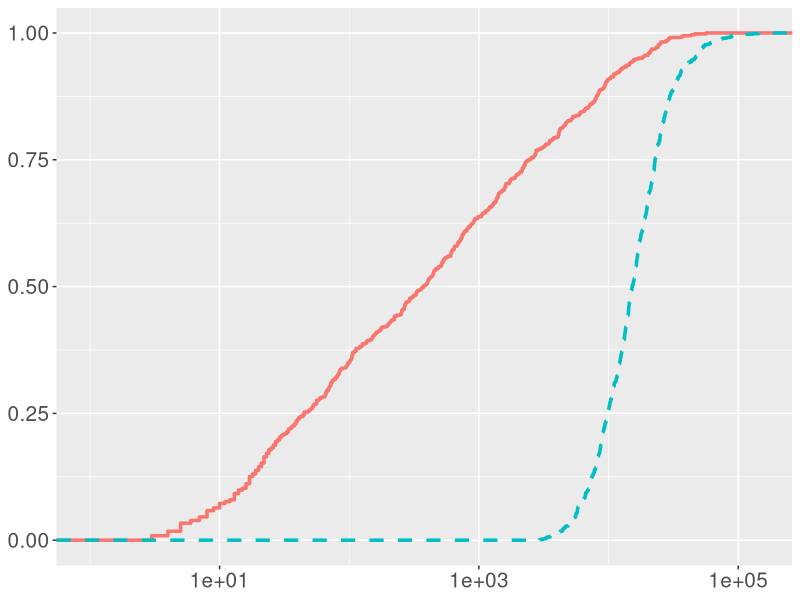
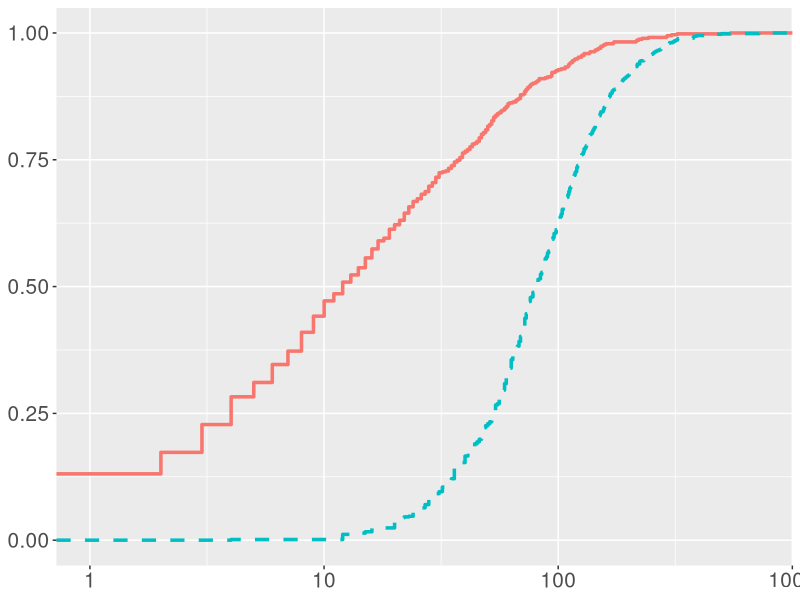
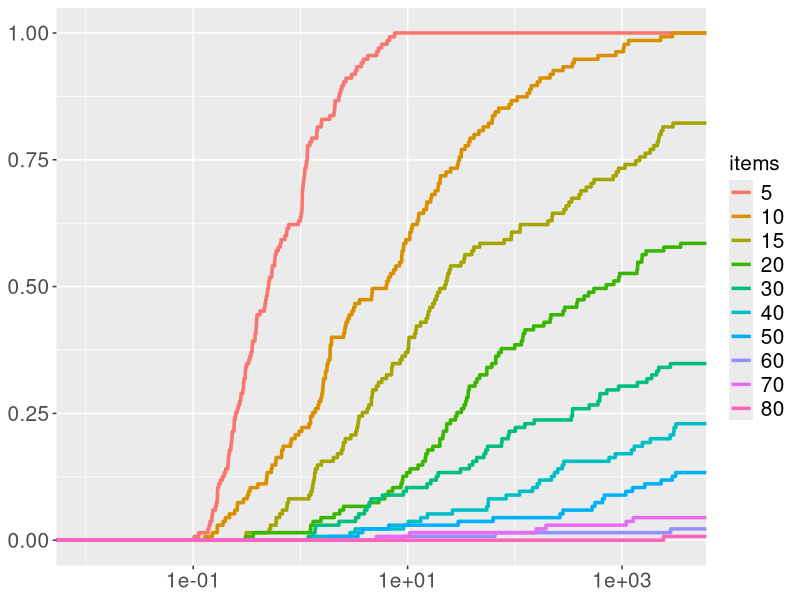
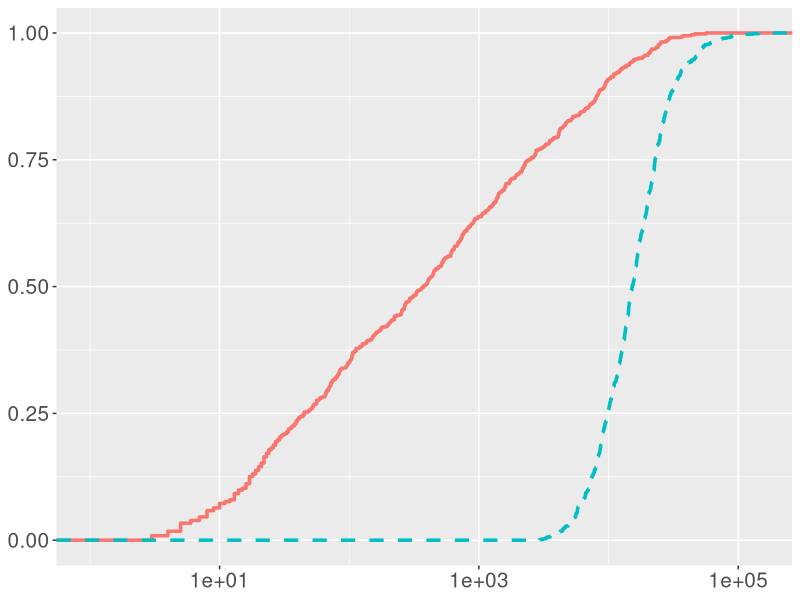
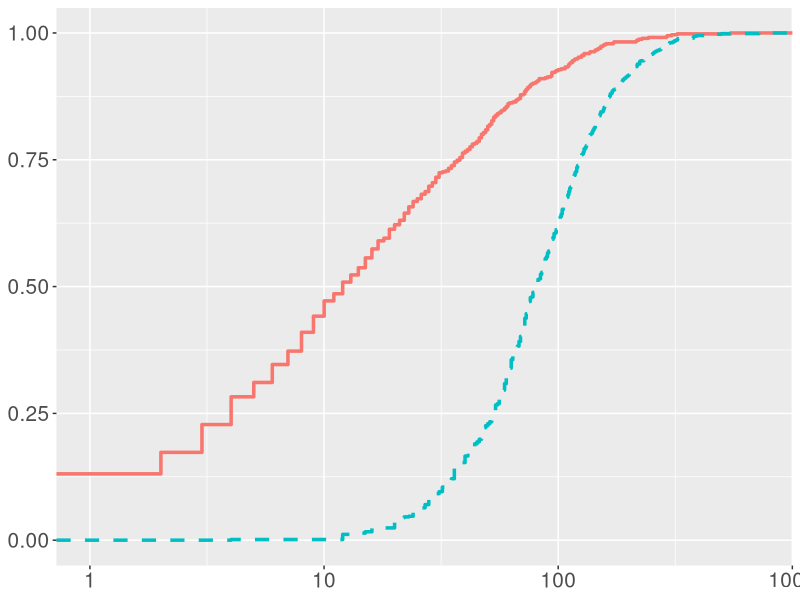
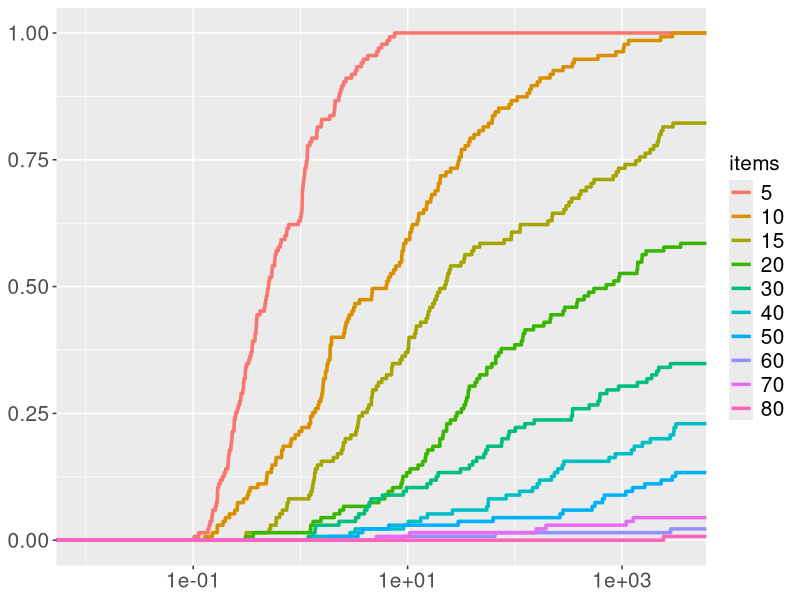

Here is the R script that generated these plots, in order:
library(ggplot2)
library(stringr)

res <- read.csv2(file="results.csv", sep = ",", dec = ".")

time_limit = 3600
res[res$SOLVE_STATUS == "TIME_LIMIT_REACHED","TIME"] <- 2*time_limit


sub1 <- res[res$SOLVE_STATUS == "SOLUTION_FOUND" | res$SOLVE_STATUS == "NO_SOLUTION_FOUND","NODE_EXPLORED"]
sub2 <- res[res$SOLVE_STATUS == "TIME_LIMIT_REACHED","NODE_EXPLORED"]
max_nodes <- max(res$NODE_EXPLORED)
data_ECDF_general <- data.frame(x = c(sub1,sub2), Instances = factor(c(rep(0,length(sub1)),rep(1,length(sub2))), 0:1, labels = list("unsolved","solved")))
ggplot(data_ECDF_general, aes(x=x,col=Instances,linetype=Instances)) +
  scale_linetype_manual(breaks=c("unsolved","solved"),values=c(1,2)) +
  scale_x_continuous(trans = 'log10') + 
  coord_cartesian(xlim = c(1,max_nodes), expand = TRUE) +
  stat_ecdf(linewidth=1.2) + theme(legend.text = element_text(size=15), legend.title = element_text(size=15), axis.text=element_text(size=15), legend.position="none", axis.title.x = element_blank(), axis.title.y = element_blank())
ggsave("ECDF_NODE_all_instances.pdf", width = 4, height = 3.4)

sub1 <- res[res$SOLVE_STATUS == "SOLUTION_FOUND" | res$SOLVE_STATUS == "NO_SOLUTION_FOUND","CUTS_ADDED"] + 0.01
sub2 <- res[res$SOLVE_STATUS == "TIME_LIMIT_REACHED","CUTS_ADDED"] + 0.01
max_cuts <- max(res$CUTS_ADDED)
data_ECDF_general <- data.frame(x = c(sub1,sub2), Instances = factor(c(rep(0,length(sub1)),rep(1,length(sub2))), 0:1, labels = list("unsolved","solved")))
ggplot(data_ECDF_general, aes(x=x,col=Instances,linetype=Instances)) +
  scale_linetype_manual(breaks=c("unsolved","solved"),values=c(1,2)) +
  scale_x_continuous(trans = 'log10') + 
  coord_cartesian(xlim = c(1,max_cuts), expand = TRUE) +
  stat_ecdf(linewidth=1.2) + theme(legend.text = element_text(size=15), legend.title = element_text(size=15), axis.text=element_text(size=15), legend.position="none", axis.title.x = element_blank(), axis.title.y = element_blank())
ggsave("ECDF_CUT_all_instances.pdf", width = 4, height = 3.4)

res_items <- res
sub1 <- res_items[grep("[234]-5-[258]",res_items$FILENAME),"TIME"]
sub2 <- res_items[grep("10-",res_items$FILENAME),"TIME"]
sub3 <- res_items[grep("15",res_items$FILENAME),"TIME"]
sub4 <- res_items[grep("20",res_items$FILENAME),"TIME"]
sub5 <- res_items[grep("30",res_items$FILENAME),"TIME"]
sub6 <- res_items[grep("40",res_items$FILENAME),"TIME"]
sub7 <- res_items[grep("50",res_items$FILENAME),"TIME"]
sub8 <- res_items[grep("60",res_items$FILENAME),"TIME"]
sub9 <- res_items[grep("70",res_items$FILENAME),"TIME"]
sub10 <- res_items[grep("80",res_items$FILENAME),"TIME"]
sub2set_items <- data.frame(x = c(sub1,sub2,sub3,sub4,sub5,sub6,sub7,sub8,sub9,sub10), items = gl(10,length(sub1), labels = list(5,10,15,20,30,40,50,60,70,80)))
ggplot(sub2set_items, aes(x=x,col=items)) +
  stat_ecdf(linewidth=1.2) + theme(legend.text = element_text(size=15), legend.title = element_text(size=15), axis.text=element_text(size=15), axis.title.x = element_blank(), axis.title.y = element_blank()) + 
  scale_x_continuous(trans = 'log10') +
  coord_cartesian(xlim = c(0.01,time_limit*0.9), expand = TRUE) +
  labs(x = "Computation time", y = "ECDF")
ggsave("ECDF_items.pdf", width = 4, height = 3.4)


print("proportion of instances solved in less than 1 second:")
count_solved_1sec <- nrow(res[res$SOLVE_STATUS == "SOLUTION_FOUND" & res$TIME <= 1,]) + nrow(res[res$SOLVE_STATUS == "NO_SOLUTION_FOUND" & res$TIME <= 1,])
print(count_solved_1sec/nrow(res))
print("proportion of instances solved in the time limit:")
count_solved <- nrow(res[res$SOLVE_STATUS == "SOLUTION_FOUND",]) + nrow(res[res$SOLVE_STATUS == "NO_SOLUTION_FOUND",])
print(count_solved/nrow(res))
print("number of instances solved with no NE proved:")
print(nrow(res[res$SOLVE_STATUS == "NO_SOLUTION_FOUND",]))

print("proportion of instances with 5 items solved in less than 1 second:")
res_5items <- res[grep("[234]-5-[258]",res$FILENAME),]
count_solved <- nrow(res_5items[res_5items$TIME < 1,])
print(count_solved/nrow(res_5items))

print("minimum number of cuts of an unsolved instance: ")
print(min(res[res$SOLVE_STATUS == "TIME_LIMIT_REACHED","CUTS_ADDED"]))


print("table with proportion of solved wrt items, number of players and game type")
game_types = c("NEP-fullInteger")
num_players = c(2,3,4)
num_items = c("5-","10","15","20","30","40","50","60","70","80","all")
num_items_real = c("5","10","15","20","30","40","50","60","70","80","all")
game_type = game_types[1]
print(game_type)
solved <- matrix(1:33, nrow = 3, ncol = 11)
for (p in 1:3) {
  num_player <- num_players[p]
  for (j in 1:10) {
    num_item <- num_items[j]
    sub <- res[res$GAME_TYPE == game_type & substring(res$FILENAME,45,46) == num_item & substring(res$FILENAME,43,43) == num_player,]
    solved[p,j] <- sum(sub[,"SOLVE_STATUS"] == "SOLUTION_FOUND") + sum(sub[,"SOLVE_STATUS"] == "NO_SOLUTION_FOUND")
  }
  sub <- res[res$GAME_TYPE == game_type & substring(res$FILENAME,43,43) == num_player,]
  solved[p,j+1] <- round(100*(sum(sub[,"SOLVE_STATUS"] == "SOLUTION_FOUND") + sum(sub[,"SOLVE_STATUS"] == "NO_SOLUTION_FOUND")) / nrow(sub))
}
tab_solved <- as.table(solved)
dimnames(tab_solved) <- list(players = num_players, items = num_items_real)
print(tab_solved)
write.table(tab_solved, paste("table_solved_",game_type))
